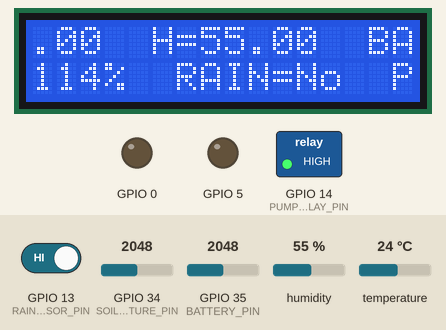
The sketch below on a simulated ESP32. Shown: 16×2 character LCD, switched loads named in the sketch (green lamp = pin HIGH), output pins drawn as LEDs (lit = HIGH). The inputs (shaded band) are chosen by the test bench; at power-on: GPIO 34 (SOIL_MOISTURE_PIN) = 2048, GPIO 13 (RAIN_SENSOR_PIN) HIGH, GPIO 35 (BATTERY_PIN) = 2048, humidity 55 %, temperature 24 °C. WiFi joins after 1.5 s; servers stay silent unless stated; what the sketch prints to the serial monitor is not drawn.

Above: at 3.1 s.
3.2 s: GPIO 34 (SOIL_MOISTURE_PIN) set to 3712
At 7.19 s:
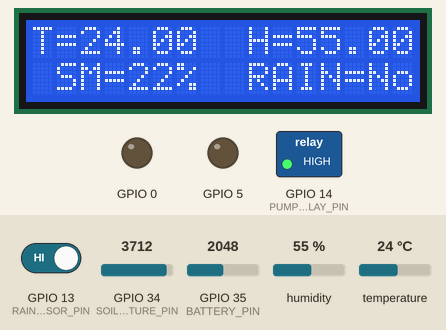
8.9 s: GPIO 34 (SOIL_MOISTURE_PIN) set to 3790
At 12.28 s:
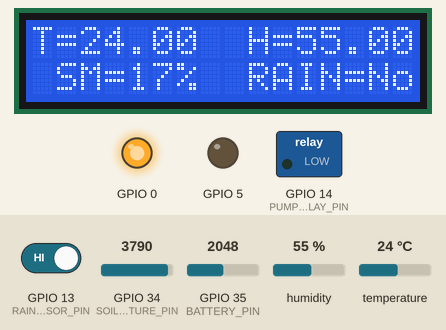
14.6 s: GPIO 13 (RAIN_SENSOR_PIN) driven LOW
At 17.38 s:
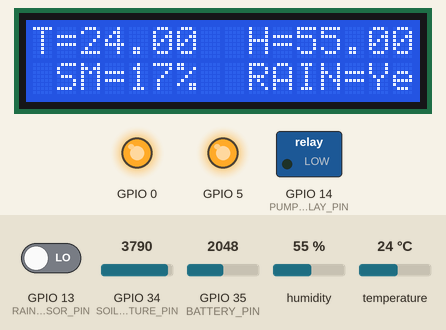
20.3 s: GPIO 13 (RAIN_SENSOR_PIN) driven HIGH
At 22.73 s:
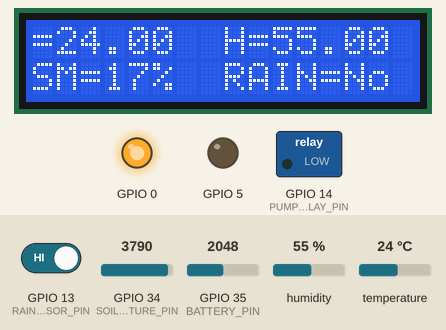
26.0 s: GPIO 34 (SOIL_MOISTURE_PIN) set to 2688
At 27.58 s:
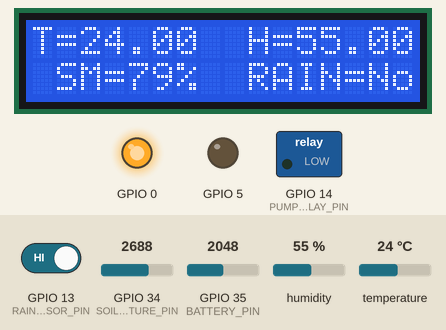
31.7 s: GPIO 34 (SOIL_MOISTURE_PIN) set to 2588
At 36.7 s:
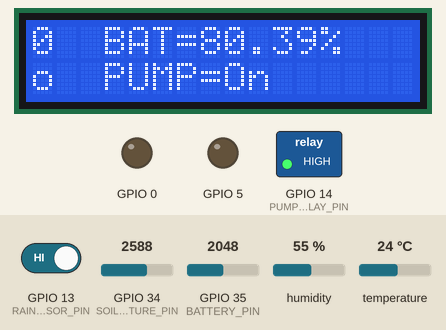
Timing chart, 0 to 38.2 s (numbered marks = the images above; inputs shaded):
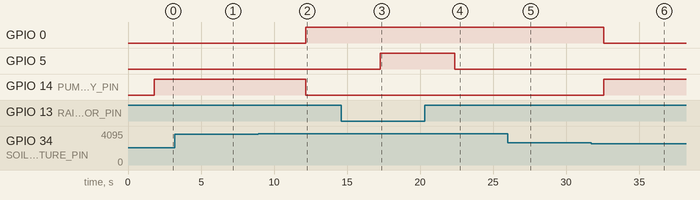

Measured:
- the behaviour switches between 3753 and 3754 on GPIO 34 (SOIL_MOISTURE_PIN) (found by bisection; images 1 and 2)
- the behaviour switches between 2659 and 2658 on GPIO 34 (SOIL_MOISTURE_PIN) (found by bisection; images 5 and 6)
- after the input at 8.9 s, GPIO 0: LOW → HIGH after 3.3 s; GPIO 14 (PUMP_RELAY_PIN): HIGH → LOW after 3.3 s
- after the input at 14.6 s, GPIO 5: LOW → HIGH after 2.7 s; the display: first differs from a run without the input after 2.7 s (image 3)
- after the input at 20.3 s, GPIO 5: HIGH → LOW after 2.1 s; the display: first differs from a run without the input after 2.1 s (image 4 shows a later state)
- after the input at 31.7 s, GPIO 0: HIGH → LOW after 0.86 s; GPIO 14 (PUMP_RELAY_PIN): LOW → HIGH after 0.86 s

The sketch:

sketch_jan29a.ino
```cpp
#define BLYNK_TEMPLATE_ID "TMPL3ktSztXVk"
#define BLYNK_TEMPLATE_NAME "GREENHOUSE"
#define BLYNK_AUTH_TOKEN "nN_5WzDcNd1744jQ6fUjqrc3JzFp2ma7"

#include <Wire.h>
#include <LiquidCrystal_I2C.h>
#include <WiFi.h>
#include <BlynkSimpleEsp32.h>
#include <DHT.h>

char ssid[] = "GANPATI";
char pass[] = "PAPAKOPATAHAI";
char auth[] = "nN_5WzDcNd1744jQ6fUjqrc3JzFp2ma7";

#define DHTPIN 4    // Pin where the DHT sensor is connected (GPIO 4)
#define SOIL_MOISTURE_PIN 34
#define RAIN_SENSOR_PIN 13
#define PUMP_RELAY_PIN 14
#define RAIN_LED_PIN V5
#define PUMP_LED_PIN V0
#define PUMP_SWITCH_PIN V6
#define BATTERY_PIN 35

#define DHTTYPE DHT11  // DHT sensor type

DHT dht(DHTPIN, DHTTYPE);

unsigned long lastRelayChangeTime = 0;
unsigned long debounceDelay = 5000;
bool pumpStatus = false;
bool manualMode = false;

LiquidCrystal_I2C lcd(0x27, 16, 2);  // Change the I2C address if needed

void turnOnPump() {
  digitalWrite(PUMP_RELAY_PIN, LOW);
  digitalWrite(PUMP_LED_PIN, HIGH);
  pumpStatus = true;
  Blynk.virtualWrite(PUMP_LED_PIN, HIGH);
  Serial.println("Pump turned on");
}

void turnOffPump() {
  digitalWrite(PUMP_RELAY_PIN, HIGH);
  digitalWrite(PUMP_LED_PIN, LOW);
  pumpStatus = false;
  Blynk.virtualWrite(PUMP_LED_PIN, LOW);
  Serial.println("Pump turned off");
}

float getBatteryPercentage() {
  float batteryVoltage = getBatteryVoltage();
  // Assuming linear relationship: minVoltage corresponds to 0%, maxVoltage corresponds to 100%
  float minVoltage = 1.65; // minimum voltage (empty battery)
  float maxVoltage = 4.2;  // maximum voltage (fully charged battery)

  // Calculate battery percentage
  float batteryPercentage = ((batteryVoltage - minVoltage) / (maxVoltage - minVoltage)) * 100.0;
  // Ensure the battery percentage is within the range 0-100
  batteryPercentage = constrain(batteryPercentage, 0, 100);

  return batteryPercentage;
}

float getBatteryVoltage() {
  int batteryLevel = analogRead(BATTERY_PIN);
  return map(batteryLevel, 0, 4095, 165, 575) / 100.0;
}

BLYNK_WRITE(PUMP_SWITCH_PIN) {
  int pumpSwitchState = param.asInt();
  if (pumpSwitchState == HIGH) {
    manualMode = true;
    turnOnPump();
  } else {
    manualMode = false;
    turnOffPump();
  }
}

void setup() {
  Serial.begin(115200);
  delay(10);
  Serial.println("Initializing...");

  Blynk.begin(auth, ssid, pass);

  pinMode(PUMP_RELAY_PIN, OUTPUT);
  pinMode(RAIN_LED_PIN, OUTPUT);
  pinMode(PUMP_LED_PIN, OUTPUT);

  // Set initial states to ensure the relay is off
  digitalWrite(PUMP_RELAY_PIN, HIGH);
  digitalWrite(RAIN_LED_PIN, LOW);
  digitalWrite(PUMP_LED_PIN, LOW);

  lcd.init();
  lcd.backlight();

  displayInitialParameters();
}

void loop() {
  Blynk.run();

  float temperature = dht.readTemperature();
  float humidity = dht.readHumidity();
  int soilMoisture = analogRead(SOIL_MOISTURE_PIN);
  int rainSensorValue = digitalRead(RAIN_SENSOR_PIN);
  int mappedSoilMoisture = map(soilMoisture, 2300, 4095, 100, 0);
  float batteryPercentage = getBatteryPercentage();

  Blynk.syncVirtual(PUMP_SWITCH_PIN);

  if (!isnan(temperature) && !isnan(humidity)) {
    Serial.println("Reading Sensors...");

    Serial.print("Temperature: ");
    Serial.println(temperature);

    Serial.print("Humidity: ");
    Serial.println(humidity);

    Serial.print("Soil Moisture: ");
    Serial.println(mappedSoilMoisture);

    Serial.print("Battery Percentage: ");
    Serial.print(batteryPercentage);
    Serial.println("%");

    Blynk.virtualWrite(V2, temperature);
    Blynk.virtualWrite(V3, humidity);
    Blynk.virtualWrite(V4, mappedSoilMoisture);
    Blynk.virtualWrite(V1, batteryPercentage);

    lcd.clear();
    lcd.setCursor(0, 0);
    lcd.print(" T=");
    lcd.print(temperature);
    lcd.print("  H=");
    lcd.print(humidity);
    lcd.print("  BAT=");
    lcd.print(batteryPercentage);
    lcd.print("%");

    lcd.setCursor(0, 1);
    lcd.print("  SM=");
    lcd.print(mappedSoilMoisture);
    lcd.print("%  RAIN=");
    lcd.print(rainSensorValue == LOW ? "Yes " : "No  ");
    lcd.print("PUMP=");
    lcd.print(pumpStatus ? "On " : "Off");

    if (!rainSensorValue) {
      Blynk.virtualWrite(V5, HIGH);
      digitalWrite(RAIN_LED_PIN, HIGH);
      Serial.println("Rain Detected!");
    } else {
      Blynk.virtualWrite(V5, LOW);
      digitalWrite(RAIN_LED_PIN, LOW);
      Serial.println("No Rain Detected.");

      if (!manualMode) {
        // Check soil moisture conditions only in automatic mode
        if (!pumpStatus && mappedSoilMoisture < 20 && (millis() - lastRelayChangeTime >= debounceDelay)) {
          turnOnPump();
          lastRelayChangeTime = millis();
        } else if (pumpStatus && mappedSoilMoisture > 80 && (millis() - lastRelayChangeTime >= debounceDelay)) {
          turnOffPump();
          lastRelayChangeTime = millis();
        }
      }
    }

    scrollLCD();

    Serial.println("Waiting...");
  } else {
    Serial.println("Error reading DHT sensor. Check connections and sensor type.");
  }

  delay(1000);
}

void displayInitialParameters() {
  Serial.println("Initial Parameters:");
  Serial.print("Temperature: ");
  Serial.println(dht.readTemperature());
  Serial.print("Humidity: ");
  Serial.println(dht.readHumidity());
  Serial.println("--------------");
}

void scrollLCD() {
  for (int position = 0; position < 16; position++) {
    lcd.scrollDisplayLeft();
    delay(250);
  }
}
```
